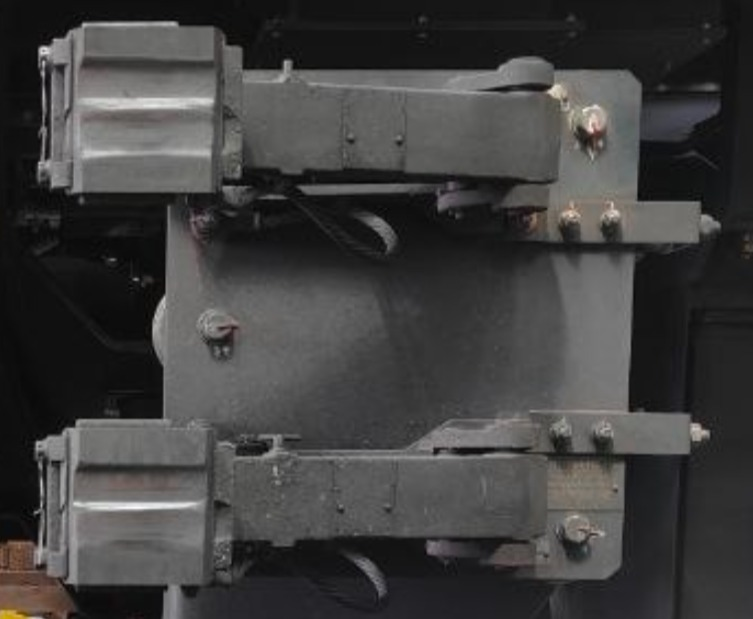
#> input picture collector_shoe_test/collector_assembly.jpg, 753 x 619 px; its folder holds only this picture in this run
$ python test_sharpen.py
#> lines starting #> are read from the running program, lines starting #| are printed output that depends on the picture
# test_sharpen.py
# Tests different levels of sharpening on an existing image
# Run with: python test_sharpen.py
#
# Saves 4 versions of the image side by side:
#   Original | Light sharpen | Medium sharpen | Strong sharpen
# So you can visually compare and pick the best level

import cv2
import numpy as np
import os
import glob

def sharpen(image, strength=1.0):
    """
    Unsharp mask sharpening.
    strength: 0.5 = light, 1.0 = medium, 2.0 = strong
    """
    blurred   = cv2.GaussianBlur(image, (0, 0), 3)
    sharpened = cv2.addWeighted(image, 1 + strength, blurred, -strength, 0)
    return sharpened

def main():
    # Find an image to test on
    search_paths = [
        "collector_shoe_test/*.jpg",
        "collector_shoe_test/*.png",
        "dji_wired_test_results/*.jpg",
        "camera_station_temp/*.jpg",
    ]

    image_path = None
    for pattern in search_paths:
        matches = glob.glob(pattern)
        if matches:
            image_path = matches[0]
            break

    if not image_path:
        print("❌ No test image found.")
        print("   Place an image in collector_shoe_test/ or dji_wired_test_results/")
        return

    print(f"  Testing on: {image_path}")

    image = cv2.imread(image_path)
#> image is the input picture: shape (619, 753, 3); mean B, G, R 63.2, 63.7, 64.4
    if image is None:
        print(f"❌ Could not read: {image_path}")
        return

    # Generate 4 versions
    original = image.copy()
    light    = sharpen(image, 0.5)
#> in sharpen, `blurred   = cv2.GaussianBlur(image, (0, 0), 3)`:
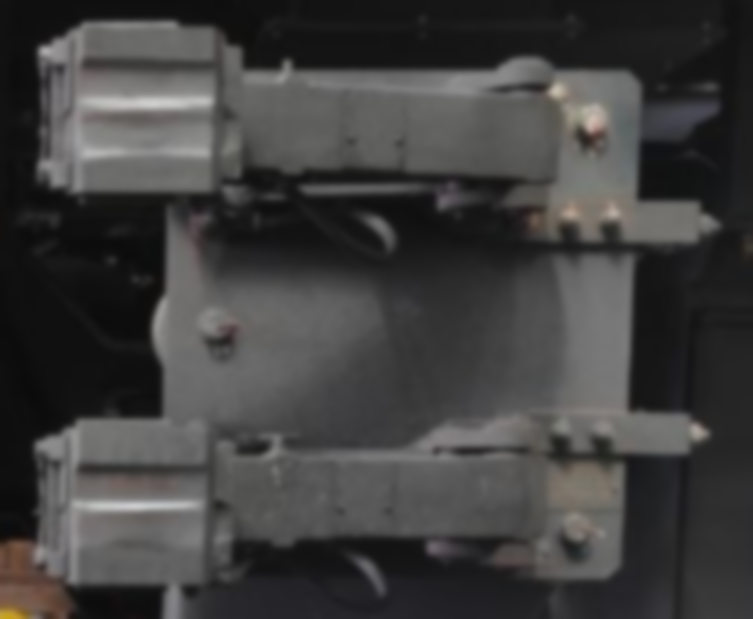
#> blurred: shape (619, 753, 3); mean B, G, R 63.2, 63.7, 64.4
    medium   = sharpen(image, 1.0)
    strong   = sharpen(image, 2.0)
#> call 3 of sharpen, with strength = 2
#> in sharpen (call 3), `sharpened = cv2.addWeighted(image, 1 + strength, blurred, -strength, 0)`:
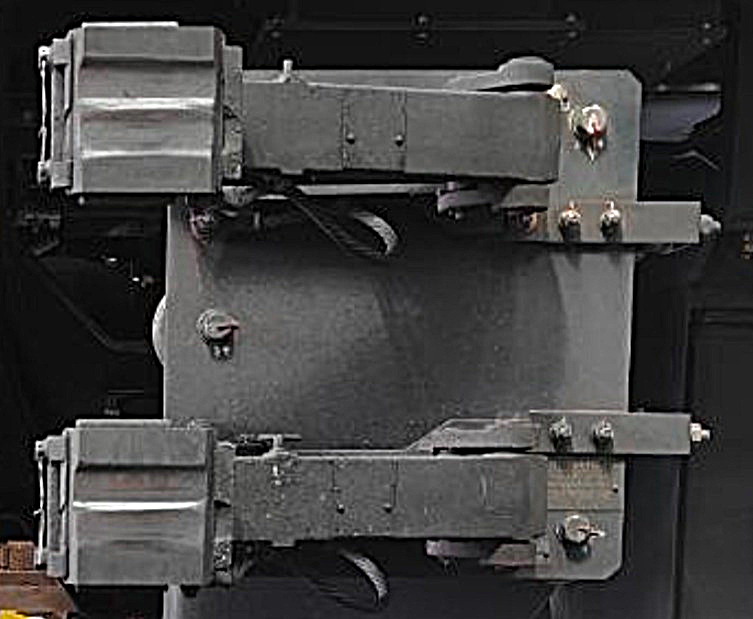
#> sharpened: shape (619, 753, 3); mean B, G, R 63.7, 64.2, 64.8

    # Add labels to each
    def label(img, text):
#> called with text = 'Original'
        out = img.copy()
        cv2.rectangle(out, (0, 0), (300, 40), (30, 30, 30), -1)
        cv2.putText(out, text, (10, 28), cv2.FONT_HERSHEY_SIMPLEX, 0.9, (255, 255, 255), 2)
        return out

    original = label(original, "Original")
    light    = label(light,    "Light (0.5)")
    medium   = label(medium,   "Medium (1.0)")
    strong   = label(strong,   "Strong (2.0)")
#> call 4 of label, with text = 'Strong (2.0)'
#> in label (call 4), `cv2.putText(out, text, (10, 28), cv2.FONT_HERSHEY_SIMPLEX, 0.9, (255, ..`:
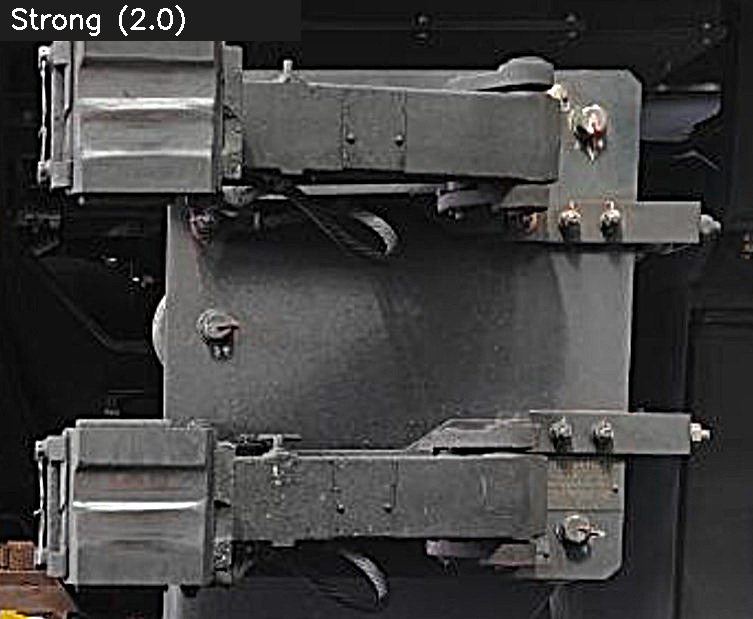
#> out: shape (619, 753, 3); mean B, G, R 64, 64.5, 65.2

    # Resize all to same height for side-by-side
    h = 600
    def resize_h(img):
        ratio = h / img.shape[0]
#> ratio = 0.969
        return cv2.resize(img, (int(img.shape[1]*ratio), h))

    row = np.hstack([
        resize_h(original),
        resize_h(light),
        resize_h(medium),
        resize_h(strong),
    ])
#> in resize_h (call 3), `return cv2.resize(img, (int(img.shape[1]*ratio), h))`:
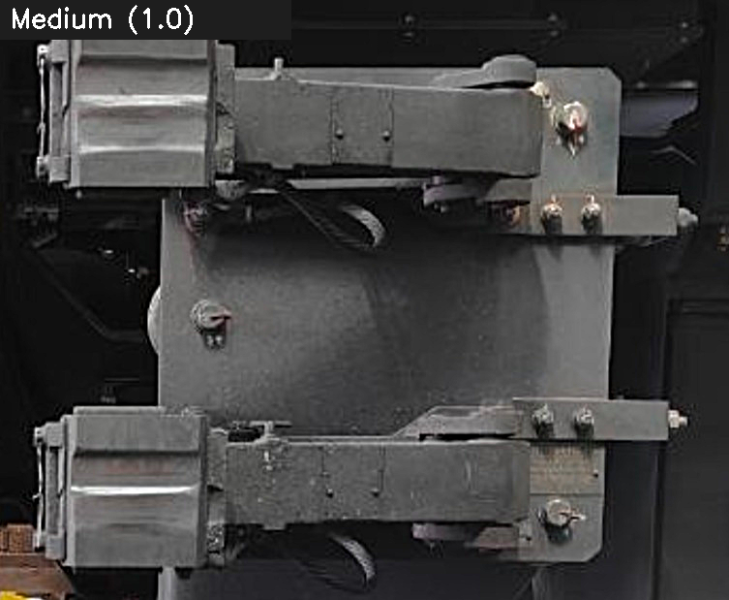
#> returned value: shape (600, 729, 3); mean of channels 0, 1, 2 63.6, 64.1, 64.8; drawn as B, G, R
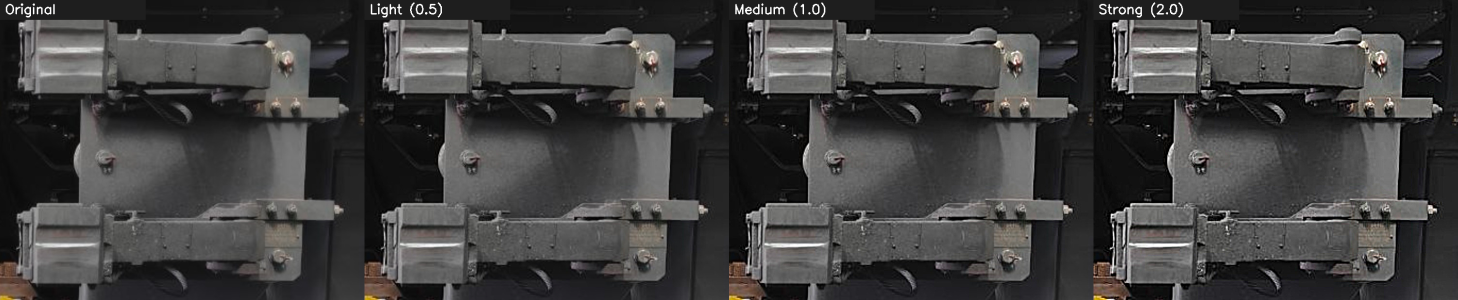
#> row: shape (600, 2916, 3) (shown at 1/2 size); mean B, G, R 63.6, 64, 64.7

    # Save output
    os.makedirs("sharpen_test", exist_ok=True)
    out_path = "sharpen_test/sharpen_comparison.jpg"
    cv2.imwrite(out_path, row)
    print(f"✅ Comparison saved: {out_path}")
    print(f"   Open this file to compare all 4 versions side by side")
    print(f"   Original | Light (0.5) | Medium (1.0) | Strong (2.0)")

    # Also save individual files
    cv2.imwrite("sharpen_test/original.jpg", image)
    cv2.imwrite("sharpen_test/light_sharpen.jpg",  sharpen(image, 0.5))
    cv2.imwrite("sharpen_test/medium_sharpen.jpg", sharpen(image, 1.0))
    cv2.imwrite("sharpen_test/strong_sharpen.jpg", sharpen(image, 2.0))
    print(f"   Individual files also saved in sharpen_test/")

if __name__ == "__main__":
    main()

$ run again, on collector_shoe_test/collector_shoe_2groove_closeup.jpg
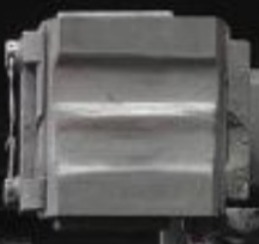
#> input picture collector_shoe_test/collector_shoe_2groove_closeup.jpg, 259 x 244 px
#> in main, image is the input picture: shape (244, 259, 3); mean B, G, R 91.2, 92.2, 92.9
#> in resize_h (call 4), `return cv2.resize(img, (int(img.shape[1]*ratio), h))`:
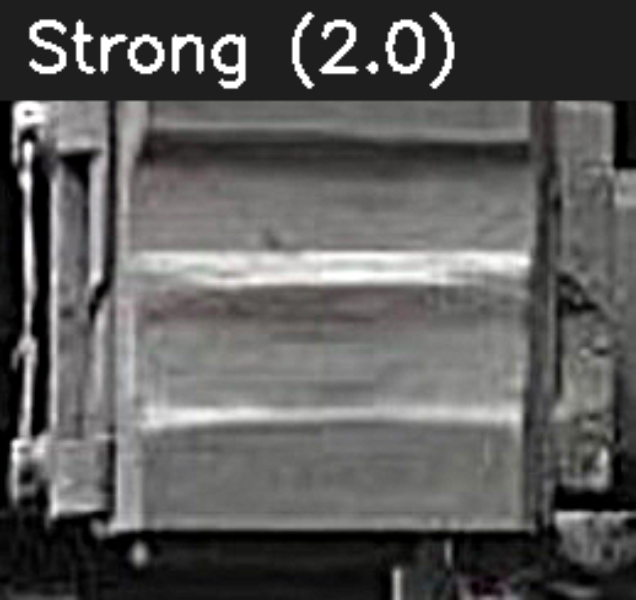
#> returned value: shape (600, 636, 3); mean of channels 0, 1, 2 90.1, 91, 91.6; drawn as B, G, R
#> in main, `row = np.hstack([ resize_h(original), resize_h(light), resize_h(medium..`:
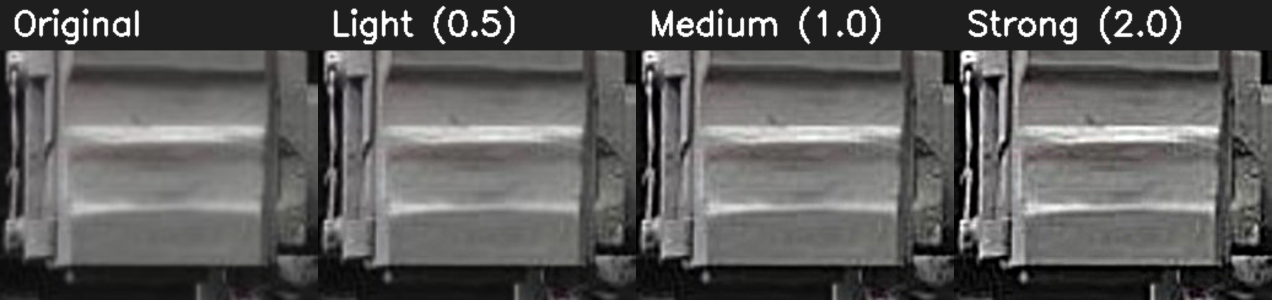
#> row: shape (600, 2544, 3) (shown at 1/2 size); mean B, G, R 89.2, 90.1, 90.8

$ run again, on collector_shoe_test/collector_not_rotated_1groove.jpg
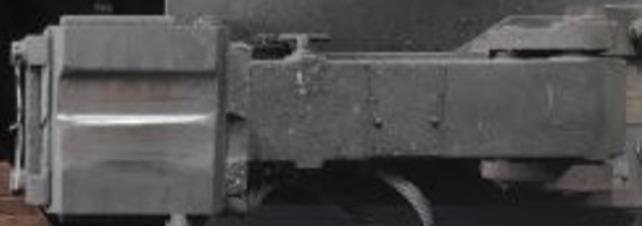
#> input picture collector_shoe_test/collector_not_rotated_1groove.jpg, 642 x 226 px
#> in main, image is the input picture: shape (226, 642, 3); mean B, G, R 78, 78.2, 79.1
#> in resize_h (call 4), `return cv2.resize(img, (int(img.shape[1]*ratio), h))`:
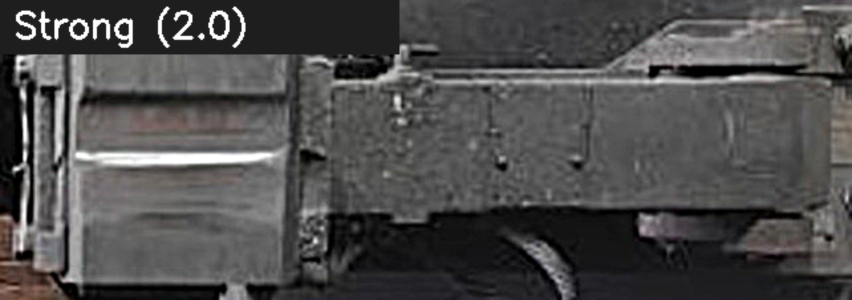
#> returned value: shape (600, 1704, 3) (shown at 1/2 size); mean of channels 0, 1, 2 76, 76.1, 77.1; drawn as B, G, R
#> in main, `row = np.hstack([ resize_h(original), resize_h(light), resize_h(medium..`:
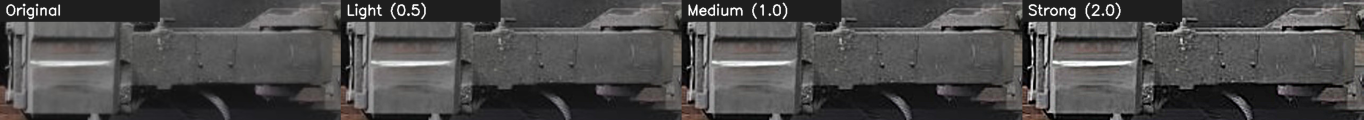
#> row: shape (600, 6816, 3) (shown at 1/5 size); mean B, G, R 75.6, 75.8, 76.7

$ run again, on collector_shoe_test/collector_rotated_2groove.jpg
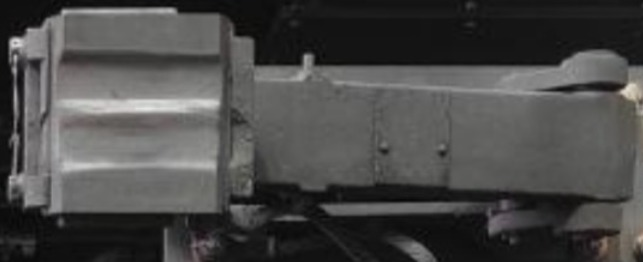
#> input picture collector_shoe_test/collector_rotated_2groove.jpg, 643 x 262 px
#> in main, image is the input picture: shape (262, 643, 3); mean B, G, R 72.3, 73.2, 73.8
#> in resize_h (call 3), `return cv2.resize(img, (int(img.shape[1]*ratio), h))`:
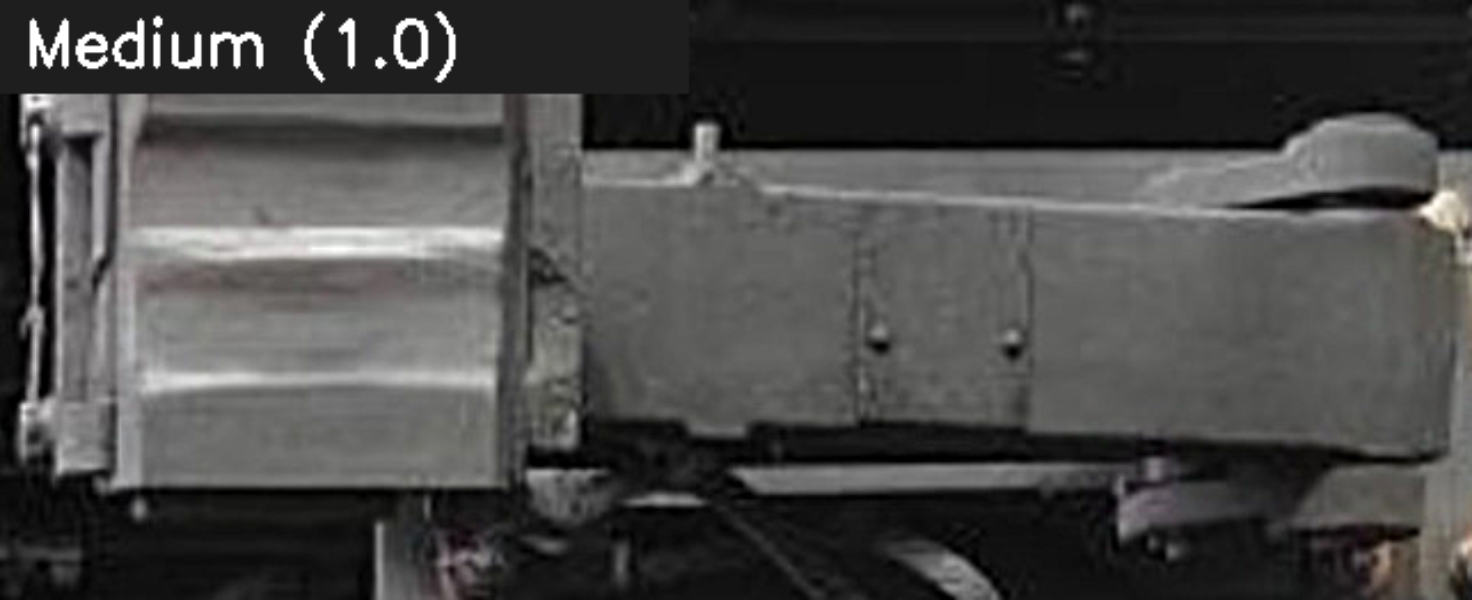
#> returned value: shape (600, 1472, 3); mean of channels 0, 1, 2 71.4, 72.3, 72.8; drawn as B, G, R
#> in main, `row = np.hstack([ resize_h(original), resize_h(light), resize_h(medium..`:
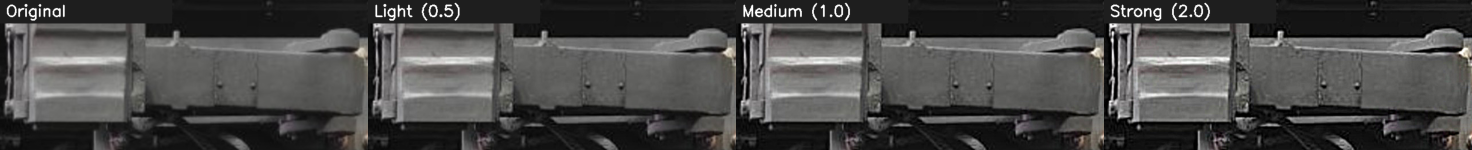
#> row: shape (600, 5888, 3) (shown at 1/4 size); mean B, G, R 71.2, 72.1, 72.6
